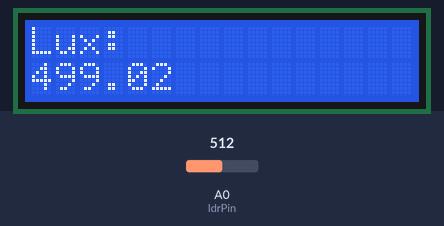
A sketch run on a simulated Arduino Uno, built with avr-gcc and run on an emulated ATmega328P. Parts: 16×2 character LCD. The inputs (shaded band) are chosen by the test bench; at power-on: A0 (ldrPin) = 512. What the sketch prints to the serial monitor is not drawn.

Above: at 2.7 s.
2.8 s: A0 (ldrPin) set to 716
At 4.0 s:
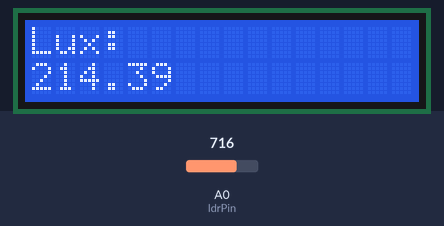
5.5 s: A0 (ldrPin) set to 900
At 6.1 s:
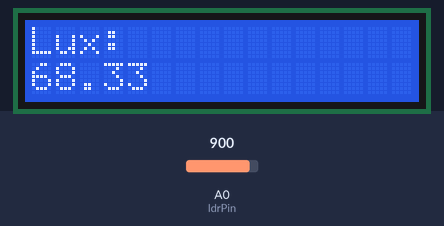
8.2 s: A0 (ldrPin) set to 1023
At 10.4 s:
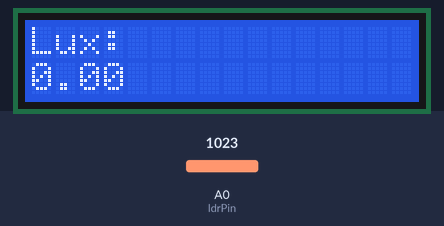
Timing chart, 0 to 11.9 s (numbered marks = the images above; inputs shaded):
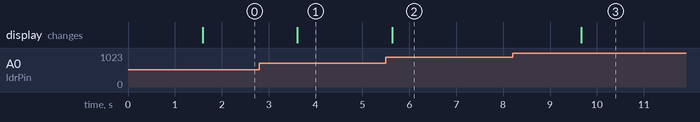

Measured:
- after the input at 2.8 s, the display: changes after 0.81 s (image 1)
- after the input at 5.5 s, the display: changes after 0.13 s (image 2)
- after the input at 8.2 s, the display: changes after 1.5 s (image 3)

The sketch:

ldr_fin.ino
```cpp
#include <Wire.h>
#include <LiquidCrystal_I2C.h>

int ldrPin = A0;

LiquidCrystal_I2C lcd(0x27, 16, 2);

void setup() {
  Serial.begin(9600);

  lcd.init();
  lcd.backlight();

  lcd.setCursor(0, 0);
  lcd.print("Light Meter");
  delay(1500);
  lcd.clear();
}

void loop() {
  int adcValue = analogRead(ldrPin);

  float voltage = adcValue * (5.0 / 1023.0);

  if (voltage <= 0.01) voltage = 0.01;

  float lux = (2500 / voltage) - 500;

  Serial.print("ADC: ");
  Serial.print(adcValue);
  Serial.print(" | Voltage: ");
  Serial.print(voltage);
  Serial.print(" V | Approx Lux: ");
  Serial.println(lux);

  // Display on LCD
  lcd.setCursor(0, 0);
  lcd.print("Lux:");

  lcd.setCursor(0, 1);
  lcd.print(lux);
  lcd.print("      ");

  delay(2000);
}
```
